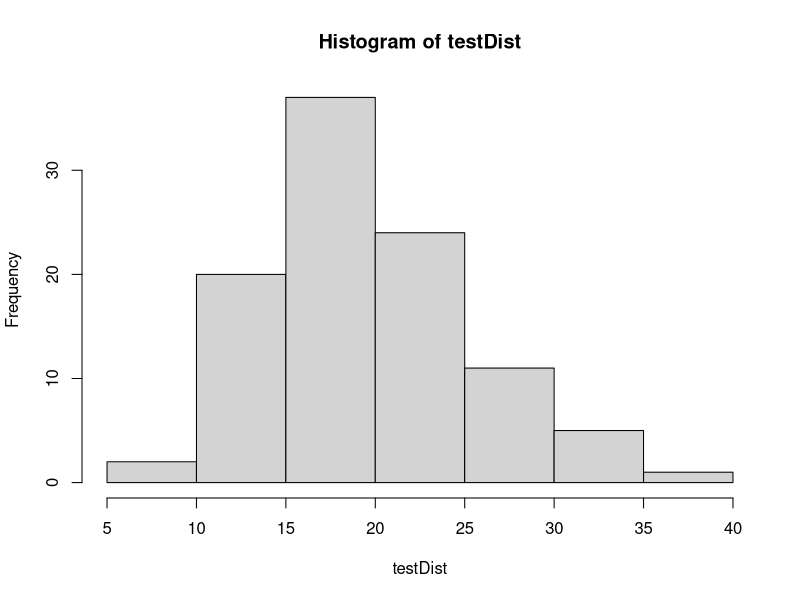
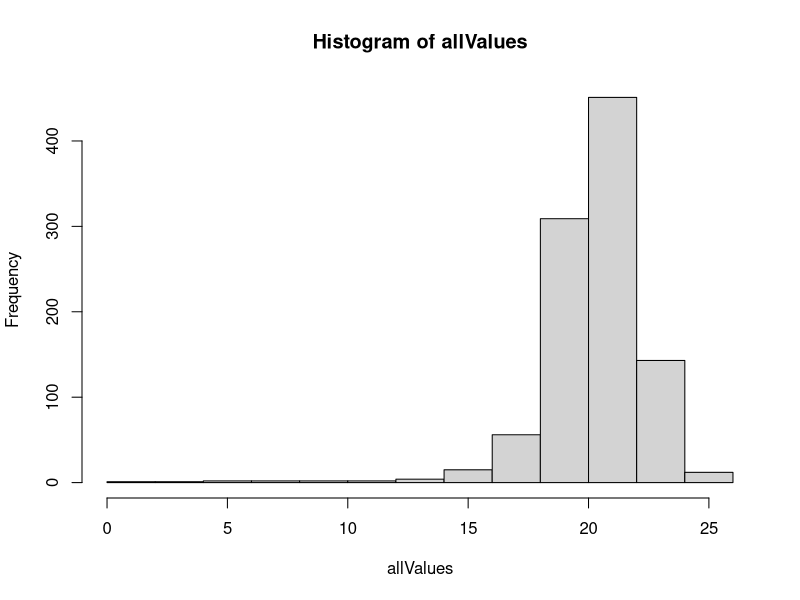
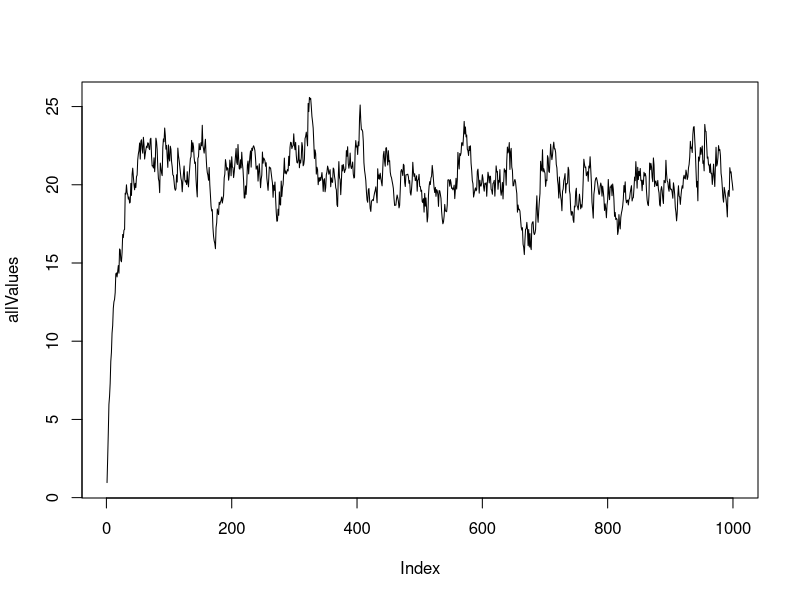
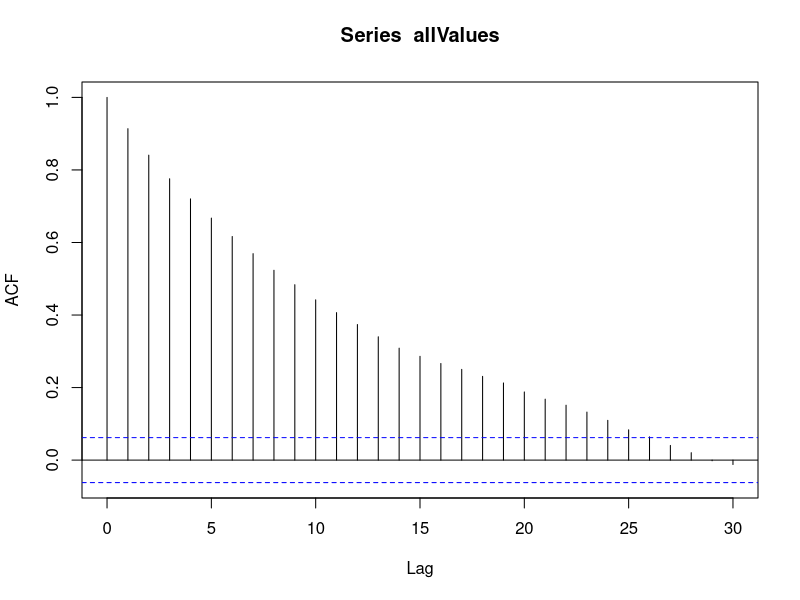

Write the R code that produced these figures, in order.
corrFactor <- 0.9
shape <- 10
rate <- 0.5


testDist <- rgamma(100, shape = shape, rate = rate)
hist(testDist)

lastValue <- 0

allValues <- vector()
for(i in 1:1000) {
  lastValue <- corrFactor * lastValue + (1 - corrFactor) * rgamma(1, shape = shape, rate = rate)
  allValues[i] <- lastValue
}
hist(allValues)
plot(allValues, type = "l")

acf(allValues)
